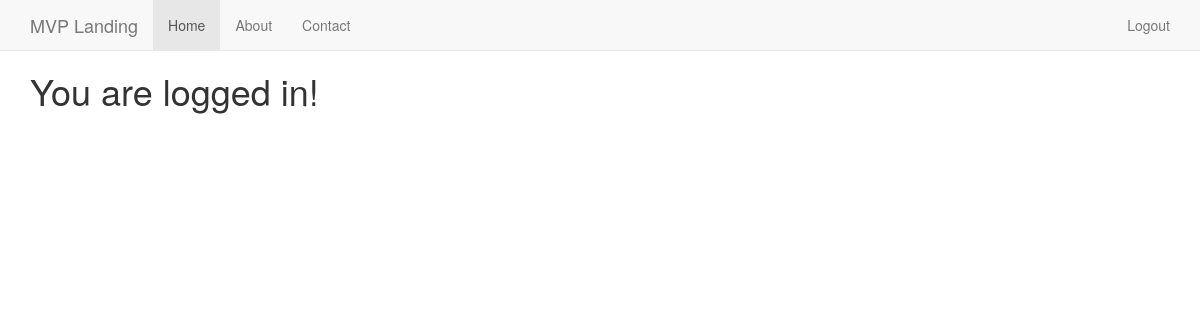
Page / (signed in) on the earlier database version.
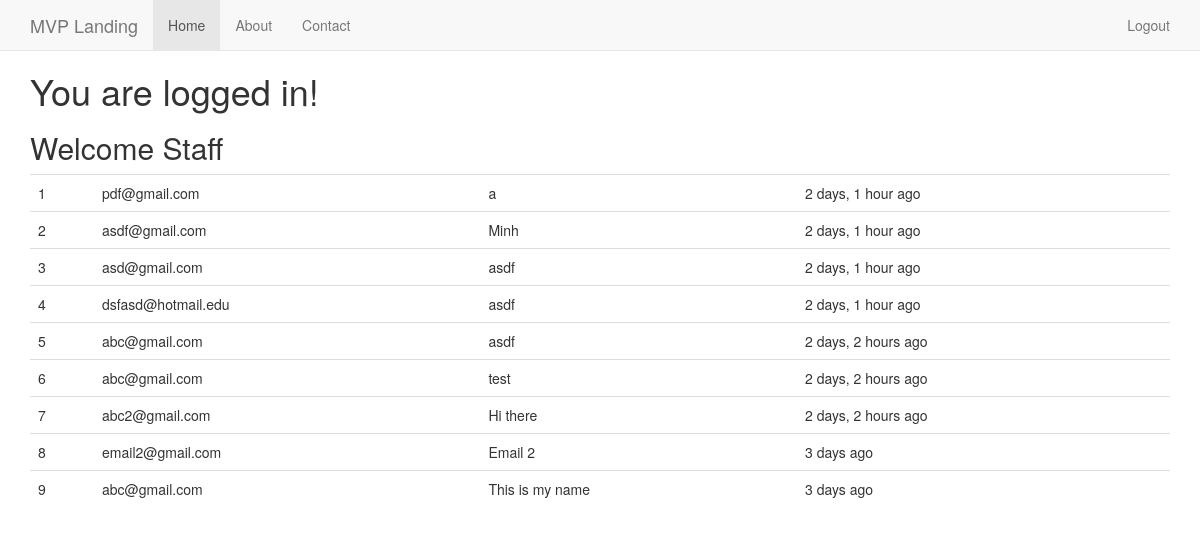
Same page on the later database version.
### newsletter/models.py (models this page shows, shortened)
class SignUp(models.Model):
	email = models.EmailField()
	full_name = models.CharField(max_length=120, blank=True, null=True)
	timestamp = models.DateTimeField(auto_now_add=True, auto_now=False)
	updated = models.DateTimeField(auto_now_add=False, auto_now=True)

### newsletter/views.py (the view, shortened to what this page needs)
# urls.py: 2. Add a URL to urlpatterns:  url(r'^$', views.home, name='home')
def home(request):
	title = "My title"
	if request.user.is_authenticated():
		title = "My title {}".format(request.user)
	form = SignUpForm(request.POST or None)
	context = {
		"title": title,
		"form": form,
	}
	if request.user.is_authenticated() and request.user.is_staff:
		queryset = SignUp.objects.all().order_by('-timestamp') #.filter(full_name__iexact="Justin")
		context = {
			"queryset": queryset
		}
	return render(request, "home.html", context)

### templates/home.html (shortened to what this page needs)
{% extends 'base.html' %} {% load crispy_forms_tags %} {% block head_title %}Welcome | {% endblock %} {% block style %} .lead { text-align: center; } {% endblock %}  {% block content %}
 {% if request.user.is_authenticated %}
<h1>You are logged in!</h1>
    {% if queryset %}
    <h2>Welcome Staff</h2>
    <table class='table'>
    {% for instance in queryset %}
        <tr><td>{{ forloop.counter }}</td><td>{{ instance.email }}</td><td>{{ instance.full_name }}</td><td>{{ instance.timestamp|timesince }} ago</td></tr>
    {% endfor %}
    </table>
    {% endif %}
{% endif %}
{% endblock %}

### templates/base.html (shortened to what this page needs)
{% load staticfiles %}
<!DOCTYPE html>
<html lang="en">
<head>
    {% include 'head_css.html' %}
</head>
<body>
    {% include 'navbar.html' %}
    <div class="container">
        {% block content %} {% endblock %}
    </div>
</body>
</html>

### templates/head_css.html
{% load staticfiles %}
<link href="{% static 'css/bootstrap.min.css' %}" rel="stylesheet">
<link rel="stylesheet" href="https://cdnjs.cloudflare.com/ajax/libs/font-awesome/4.7.0/css/font-awesome.css">
<link href="{% static 'css/ie10-viewport-bug-workaround.css' %}" rel="stylesheet">
<link href="{% static 'css/navbar-static-top.css' %}" rel="stylesheet">
<link rel="stylesheet" href="{% static 'css/custom.css' %}">

### templates/navbar.html (shortened to what this page needs)
<nav class="navbar navbar-default navbar-static-top">
    <div class="container">
        <div class="navbar-header">
            <a class="navbar-brand" href="/">MVP Landing</a>
        </div>
        <div id="navbar" class="navbar-collapse collapse">
            <ul class="nav navbar-nav">
                <li class="active"><a href="/">Home</a></li>
                <li><a href="{% url 'about' %}">About</a></li>
                <li><a href="{% url 'contact' %}">Contact</a></li>
            </ul>
            <ul class="nav navbar-nav navbar-right">
                {% if request.user.is_authenticated %}
                <li><a href="{% url 'auth_logout' %}">Logout</a></li>
                {% else %}
                <li><a href="{% url 'registration_register' %}">Register</a></li>
                <li><a href="{% url 'auth_login' %}">Login</a></li>
                {% endif %}
            </ul>
        </div>
    </div>
</nav>

### templates/javascript.html (shortened to what this page needs)
{% load staticfiles %}

### static/our_static/css/navbar-static-top.css (style rules this page uses)
body { min-height: 2000px; }
.navbar-static-top { margin-bottom: 19px; }

### static/our_static/css/custom.css (style rules this page uses)
.navbar-static-top { margin-bottom: 0px; }

Differences in the rows shown:
added SignUp: email "pdf@gmail.com", full_name "a", timestamp "2 days, 1 hour"
added SignUp: email "asdf@gmail.com", full_name "Minh", timestamp "2 days, 1 hour"
added SignUp: email "asd@gmail.com", full_name "asdf", timestamp "2 days, 1 hour"
added SignUp: email "dsfasd@hotmail.edu", full_name "asdf", timestamp "2 days, 1 hour"
added SignUp: email "abc@gmail.com", full_name "asdf", timestamp "2 days, 2 hours"
added SignUp: email "abc@gmail.com", full_name "test", timestamp "2 days, 2 hours"
added SignUp: email "abc2@gmail.com", full_name "Hi there", timestamp "2 days, 2 hours"
added SignUp: email "email2@gmail.com", full_name "Email 2", timestamp "3 days"
added SignUp: email "abc@gmail.com", full_name "This is my name", timestamp "3 days"
Other differences:
text now shown: "Welcome Staff"
